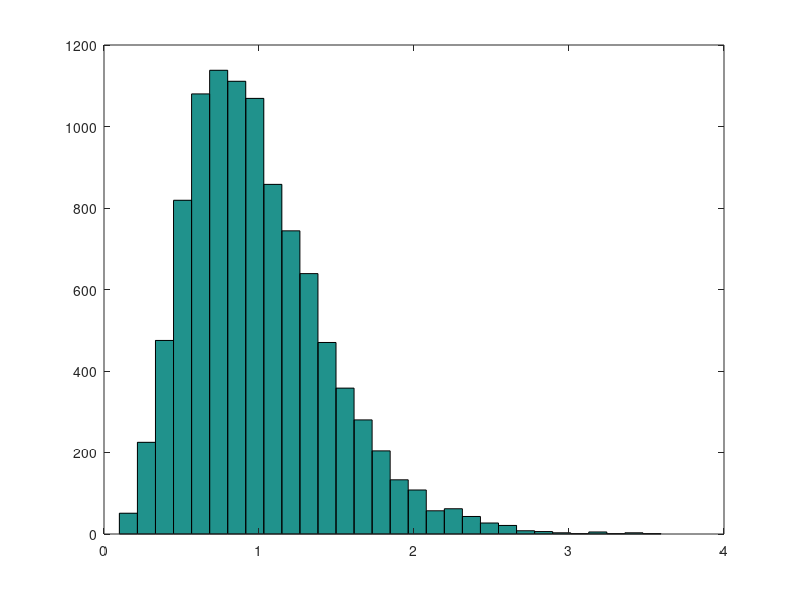

The MATLAB source for this figure:
%problem B
clear all;close all;clc;
x = 0:0.01:10;
fx = exp(-5*x).*(5*x).^4/factorial(4);
gx = exp(-x);
u = fx./gx;
c = max(u);
y = zeros();
result=zeros();
count = 1;
for i=1:30000
    y(i) = exprnd(1);
    fxx = exp(-5*y(i))*(5*y(i))^4/factorial(4);
    gyy = c*exp(-y(i));
    val = fxx/gyy;
    if rand()<=val
        result(count) = y(i);
        count = count+1;
    end;
    if count>10000
        break;
    end;
end;
meansn = mean(result)
variance = var(result)
hist(result,30);